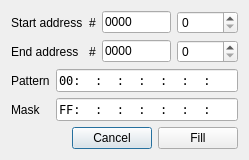
<?xml version="1.0" encoding="UTF-8"?>
<ui version="4.0">
 <class>Filler</class>
 <widget class="QDialog" name="Filler">
  <property name="windowModality">
   <enum>Qt::ApplicationModal</enum>
  </property>
  <property name="geometry">
   <rect>
    <x>0</x>
    <y>0</y>
    <width>249</width>
    <height>153</height>
   </rect>
  </property>
  <property name="windowTitle">
   <string>Memory filler</string>
  </property>
  <property name="modal">
   <bool>true</bool>
  </property>
  <layout class="QVBoxLayout" name="verticalLayout">
   <item>
    <layout class="QGridLayout" name="gridLayout">
     <item row="1" column="0">
      <widget class="QLabel" name="label_2">
       <property name="text">
        <string>End address</string>
       </property>
      </widget>
     </item>
     <item row="0" column="3">
      <widget class="QSpinBox" name="sbStart">
       <property name="maximum">
        <number>65535</number>
       </property>
      </widget>
     </item>
     <item row="0" column="2">
      <widget class="QLineEdit" name="leStartHex">
       <property name="inputMask">
        <string>HHHH</string>
       </property>
       <property name="text">
        <string>0000</string>
       </property>
      </widget>
     </item>
     <item row="1" column="2">
      <widget class="QLineEdit" name="leEndHex">
       <property name="inputMask">
        <string>HHHH</string>
       </property>
       <property name="text">
        <string>0000</string>
       </property>
      </widget>
     </item>
     <item row="1" column="3">
      <widget class="QSpinBox" name="sbEnd">
       <property name="maximum">
        <number>65535</number>
       </property>
      </widget>
     </item>
     <item row="0" column="0">
      <widget class="QLabel" name="label">
       <property name="text">
        <string>Start address</string>
       </property>
      </widget>
     </item>
     <item row="0" column="1">
      <widget class="QLabel" name="label_5">
       <property name="text">
        <string>#</string>
       </property>
      </widget>
     </item>
     <item row="1" column="1">
      <widget class="QLabel" name="label_6">
       <property name="text">
        <string>#</string>
       </property>
      </widget>
     </item>
    </layout>
   </item>
   <item>
    <layout class="QGridLayout" name="gridLayout_2">
     <item row="0" column="0">
      <widget class="QLabel" name="label_3">
       <property name="text">
        <string>Pattern</string>
       </property>
      </widget>
     </item>
     <item row="0" column="1">
      <widget class="QLineEdit" name="leBytes">
       <property name="font">
        <font>
         <family>DejaVu Sans Mono</family>
        </font>
       </property>
       <property name="inputMask">
        <string>HH:hh:hh:hh:hh:hh:hh:hh</string>
       </property>
       <property name="text">
        <string>00:::::::</string>
       </property>
      </widget>
     </item>
     <item row="1" column="0">
      <widget class="QLabel" name="label_4">
       <property name="text">
        <string>Mask</string>
       </property>
      </widget>
     </item>
     <item row="1" column="1">
      <widget class="QLineEdit" name="leMask">
       <property name="font">
        <font>
         <family>DejaVu Sans Mono</family>
        </font>
       </property>
       <property name="inputMask">
        <string>HH:hh:hh:hh:hh:hh:hh:hh</string>
       </property>
       <property name="text">
        <string>FF:::::::</string>
       </property>
      </widget>
     </item>
    </layout>
   </item>
   <item>
    <layout class="QHBoxLayout" name="horizontalLayout">
     <item>
      <spacer name="horizontalSpacer">
       <property name="orientation">
        <enum>Qt::Horizontal</enum>
       </property>
       <property name="sizeHint" stdset="0">
        <size>
         <width>40</width>
         <height>20</height>
        </size>
       </property>
      </spacer>
     </item>
     <item>
      <widget class="QPushButton" name="pbCancel">
       <property name="text">
        <string>Cancel</string>
       </property>
       <property name="icon">
        <iconset resource="../xpeccy.qrc">
         <normaloff>:/images/cancel.png</normaloff>:/images/cancel.png</iconset>
       </property>
      </widget>
     </item>
     <item>
      <widget class="QPushButton" name="pbFill">
       <property name="text">
        <string>Fill</string>
       </property>
       <property name="icon">
        <iconset resource="../xpeccy.qrc">
         <normaloff>:/images/fill.png</normaloff>:/images/fill.png</iconset>
       </property>
      </widget>
     </item>
    </layout>
   </item>
  </layout>
 </widget>
 <resources>
  <include location="../xpeccy.qrc"/>
 </resources>
 <connections/>
</ui>
